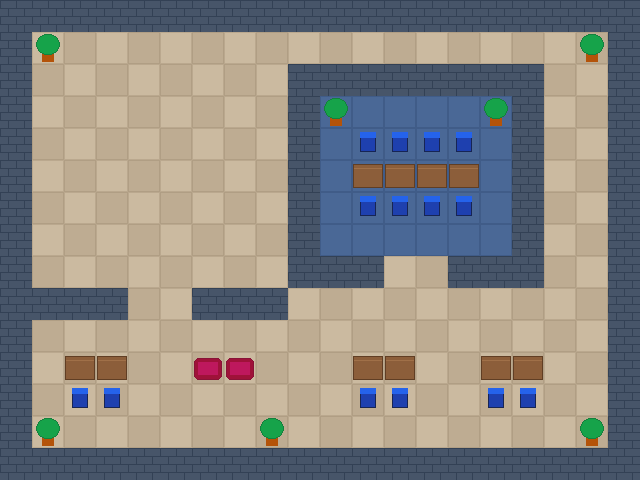

Rendered tile map (Tiled .tmx) drawn with the repository's tilesets; below, a short description and the full map source, tile grids included:
An orthogonal 20x15 tile map with 32x32 px tiles, 3 tile layers (Terra, Mobles, Parets) and 5 objects.

<map version="1.10" tiledversion="1.11.0" orientation="orthogonal" renderorder="right-down" width="20" height="15" tilewidth="32" tileheight="32" infinite="0" nextlayerid="5" nextobjectid="6">
 <tileset firstgid="1" name="tileset_tiled" tilewidth="32" tileheight="32" tilecount="8" columns="4">
  <image source="tileset.png" width="128" height="64" />
  <tile id="4">
   <properties>
    <property name="collides" type="bool" value="true" />
   </properties>
  </tile>
 </tileset>
 <layer id="1" name="Terra" width="20" height="15">
  <data encoding="csv">
1,2,1,2,1,2,1,2,1,2,1,2,1,2,1,2,1,2,1,2,
2,1,2,1,2,1,2,1,2,1,2,1,2,1,2,1,2,1,2,1,
1,2,1,2,1,2,1,2,1,2,1,2,1,2,1,2,1,2,1,2,
2,1,2,1,2,1,2,1,2,1,3,3,3,3,3,3,2,1,2,1,
1,2,1,2,1,2,1,2,1,2,3,3,3,3,3,3,1,2,1,2,
2,1,2,1,2,1,2,1,2,1,3,3,3,3,3,3,2,1,2,1,
1,2,1,2,1,2,1,2,1,2,3,3,3,3,3,3,1,2,1,2,
2,1,2,1,2,1,2,1,2,1,3,3,3,3,3,3,2,1,2,1,
1,2,1,2,1,2,1,2,1,2,1,2,1,2,1,2,1,2,1,2,
2,1,2,1,2,1,2,1,2,1,2,1,2,1,2,1,2,1,2,1,
1,2,1,2,1,2,1,2,1,2,1,2,1,2,1,2,1,2,1,2,
2,1,2,1,2,1,2,1,2,1,2,1,2,1,2,1,2,1,2,1,
1,2,1,2,1,2,1,2,1,2,1,2,1,2,1,2,1,2,1,2,
2,1,2,1,2,1,2,1,2,1,2,1,2,1,2,1,2,1,2,1,
1,2,1,2,1,2,1,2,1,2,1,2,1,2,1,2,1,2,1,2
</data>
 </layer>
 <layer id="2" name="Mobles" width="20" height="15">
  <data encoding="csv">
0,0,0,0,0,0,0,0,0,0,0,0,0,0,0,0,0,0,0,0,
0,7,0,0,0,0,0,0,0,0,0,0,0,0,0,0,0,0,7,0,
0,0,0,0,0,0,0,0,0,0,0,0,0,0,0,0,0,0,0,0,
0,0,0,0,0,0,0,0,0,0,7,0,0,0,0,7,0,0,0,0,
0,0,0,0,0,0,0,0,0,0,0,6,6,6,6,0,0,0,0,0,
0,0,0,0,0,0,0,0,0,0,0,4,4,4,4,0,0,0,0,0,
0,0,0,0,0,0,0,0,0,0,0,6,6,6,6,0,0,0,0,0,
0,0,0,0,0,0,0,0,0,0,0,0,0,0,0,0,0,0,0,0,
0,0,0,0,0,0,0,0,0,0,0,0,0,0,0,0,0,0,0,0,
0,0,0,0,0,0,0,0,0,0,0,0,0,0,0,0,0,0,0,0,
0,0,0,0,0,0,0,0,0,0,0,0,0,0,0,0,0,0,0,0,
0,0,4,4,0,0,8,8,0,0,0,4,4,0,0,4,4,0,0,0,
0,0,6,6,0,0,0,0,0,0,0,6,6,0,0,6,6,0,0,0,
0,7,0,0,0,0,0,0,7,0,0,0,0,0,0,0,0,0,7,0,
0,0,0,0,0,0,0,0,0,0,0,0,0,0,0,0,0,0,0,0
</data>
 </layer>
 <layer id="3" name="Parets" width="20" height="15">
  <data encoding="csv">
5,5,5,5,5,5,5,5,5,5,5,5,5,5,5,5,5,5,5,5,
5,0,0,0,0,0,0,0,0,0,0,0,0,0,0,0,0,0,0,5,
5,0,0,0,0,0,0,0,0,5,5,5,5,5,5,5,5,0,0,5,
5,0,0,0,0,0,0,0,0,5,0,0,0,0,0,0,5,0,0,5,
5,0,0,0,0,0,0,0,0,5,0,0,0,0,0,0,5,0,0,5,
5,0,0,0,0,0,0,0,0,5,0,0,0,0,0,0,5,0,0,5,
5,0,0,0,0,0,0,0,0,5,0,0,0,0,0,0,5,0,0,5,
5,0,0,0,0,0,0,0,0,5,0,0,0,0,0,0,5,0,0,5,
5,0,0,0,0,0,0,0,0,5,5,5,0,0,5,5,5,0,0,5,
5,5,5,5,0,0,5,5,5,0,0,0,0,0,0,0,0,0,0,5,
5,0,0,0,0,0,0,0,0,0,0,0,0,0,0,0,0,0,0,5,
5,0,0,0,0,0,0,0,0,0,0,0,0,0,0,0,0,0,0,5,
5,0,0,0,0,0,0,0,0,0,0,0,0,0,0,0,0,0,0,5,
5,0,0,0,0,0,0,0,0,0,0,0,0,0,0,0,0,0,0,5,
5,5,5,5,5,5,5,5,5,5,5,5,5,5,5,5,5,5,5,5
</data>
 </layer>
 <objectgroup id="4" name="Objectes">
  <object id="1" x="96" y="128" width="32" height="32">
   <properties>
    <property name="tipus" value="spawn" />
   </properties>
  </object>
  <object id="2" x="320" y="96" width="192" height="160">
   <properties>
    <property name="aforament" type="int" value="6" />
    <property name="nomSala" value="Sala de Reunions" />
    <property name="tipus" value="zona" />
   </properties>
  </object>
  <object id="3" x="384" y="160" width="32" height="32">
   <properties>
    <property name="tipus" value="monitor" />
    <property name="titol" value="Pantalla Codi" />
   </properties>
  </object>
  <object id="4" x="32" y="320" width="256" height="128">
   <properties>
    <property name="aforament" type="int" value="4" />
    <property name="nomSala" value="Zona Cafè" />
    <property name="tipus" value="zona" />
   </properties>
  </object>
  <object id="5" x="64" y="352" width="32" height="32">
   <properties>
    <property name="tipus" value="monitor" />
    <property name="titol" value="Pantalla Info" />
   </properties>
  </object>
 </objectgroup>
</map>
